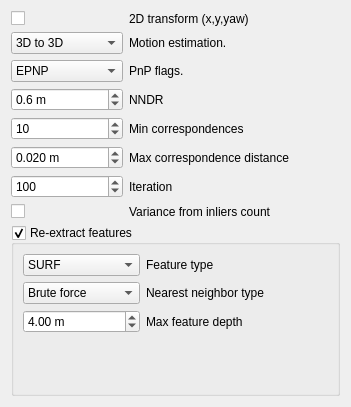
       <widget class="QWidget" name="page_2">
        <property name="geometry">
         <rect>
          <x>0</x>
          <y>0</y>
          <width>351</width>
          <height>407</height>
         </rect>
        </property>
        <attribute name="label">
         <string>Visual constraint</string>
        </attribute>
        <layout class="QVBoxLayout" name="verticalLayout_15">
         <item>
          <layout class="QGridLayout" name="gridLayout_3" columnstretch="0,1">
           <item row="6" column="0">
            <widget class="QSpinBox" name="spinBox_visual_iteration">
             <property name="minimum">
              <number>1</number>
             </property>
             <property name="maximum">
              <number>1000</number>
             </property>
             <property name="value">
              <number>100</number>
             </property>
            </widget>
           </item>
           <item row="0" column="0">
            <widget class="QCheckBox" name="checkBox_visual_2d">
             <property name="text">
              <string/>
             </property>
            </widget>
           </item>
           <item row="5" column="1">
            <widget class="QLabel" name="label_22">
             <property name="text">
              <string>Max correspondence distance</string>
             </property>
            </widget>
           </item>
           <item row="4" column="0">
            <widget class="QSpinBox" name="spinBox_visual_minCorrespondences">
             <property name="minimum">
              <number>3</number>
             </property>
             <property name="maximum">
              <number>1000</number>
             </property>
             <property name="value">
              <number>10</number>
             </property>
            </widget>
           </item>
           <item row="0" column="1">
            <widget class="QLabel" name="label_28">
             <property name="text">
              <string>2D transform (x,y,yaw)</string>
             </property>
            </widget>
           </item>
           <item row="5" column="0">
            <widget class="QDoubleSpinBox" name="doubleSpinBox_visual_maxCorrespDistance">
             <property name="suffix">
              <string> m</string>
             </property>
             <property name="decimals">
              <number>3</number>
             </property>
             <property name="minimum">
              <double>0.001000000000000</double>
             </property>
             <property name="maximum">
              <double>1.000000000000000</double>
             </property>
             <property name="value">
              <double>0.020000000000000</double>
             </property>
            </widget>
           </item>
           <item row="1" column="1">
            <widget class="QLabel" name="label_53">
             <property name="text">
              <string>Motion estimation.</string>
             </property>
            </widget>
           </item>
           <item row="1" column="0">
            <widget class="QComboBox" name="comboBox_estimationType">
             <item>
              <property name="text">
               <string>3D to 3D</string>
              </property>
             </item>
             <item>
              <property name="text">
               <string>3D to 2D (PnP)</string>
              </property>
             </item>
            </widget>
           </item>
           <item row="6" column="1">
            <widget class="QLabel" name="label_23">
             <property name="text">
              <string>Iteration</string>
             </property>
            </widget>
           </item>
           <item row="3" column="0">
            <widget class="QDoubleSpinBox" name="doubleSpinBox_visual_nndr">
             <property name="suffix">
              <string> m</string>
             </property>
             <property name="decimals">
              <number>1</number>
             </property>
             <property name="minimum">
              <double>0.100000000000000</double>
             </property>
             <property name="maximum">
              <double>1.000000000000000</double>
             </property>
             <property name="singleStep">
              <double>0.100000000000000</double>
             </property>
             <property name="value">
              <double>0.600000000000000</double>
             </property>
            </widget>
           </item>
           <item row="3" column="1">
            <widget class="QLabel" name="label_26">
             <property name="text">
              <string>NNDR</string>
             </property>
            </widget>
           </item>
           <item row="4" column="1">
            <widget class="QLabel" name="label_21">
             <property name="text">
              <string>Min correspondences</string>
             </property>
            </widget>
           </item>
           <item row="2" column="1">
            <widget class="QLabel" name="label_65">
             <property name="text">
              <string>PnP flags.</string>
             </property>
            </widget>
           </item>
           <item row="2" column="0">
            <widget class="QComboBox" name="comboBox_pnpFlags">
             <property name="currentIndex">
              <number>1</number>
             </property>
             <item>
              <property name="text">
               <string>Iterative</string>
              </property>
             </item>
             <item>
              <property name="text">
               <string>EPNP</string>
              </property>
             </item>
             <item>
              <property name="text">
               <string>P3P</string>
              </property>
             </item>
            </widget>
           </item>
           <item row="7" column="1">
            <widget class="QLabel" name="label_32">
             <property name="text">
              <string>Variance from inliers count</string>
             </property>
            </widget>
           </item>
           <item row="7" column="0">
            <widget class="QCheckBox" name="checkBox_visual_var_inliers">
             <property name="text">
              <string/>
             </property>
            </widget>
           </item>
          </layout>
         </item>
         <item>
          <widget class="QGroupBox" name="groupBox_visual_recomputeFeatures">
           <property name="title">
            <string>Re-extract features</string>
           </property>
           <property name="checkable">
            <bool>true</bool>
           </property>
           <layout class="QGridLayout" name="gridLayout_11" columnstretch="0,1">
            <item row="0" column="1">
             <widget class="QLabel" name="label_24">
              <property name="text">
               <string>Feature type</string>
              </property>
             </widget>
            </item>
            <item row="0" column="0">
             <widget class="QComboBox" name="comboBox_featureType">
              <property name="currentIndex">
               <number>0</number>
              </property>
              <item>
               <property name="text">
                <string>SURF</string>
               </property>
              </item>
              <item>
               <property name="text">
                <string>SIFT</string>
               </property>
              </item>
              <item>
               <property name="text">
                <string>ORB</string>
               </property>
              </item>
              <item>
               <property name="text">
                <string>FAST+FREAK</string>
               </property>
              </item>
              <item>
               <property name="text">
                <string>FAST+BRIEF</string>
               </property>
              </item>
              <item>
               <property name="text">
                <string>GFTT+FREAK</string>
               </property>
              </item>
              <item>
               <property name="text">
                <string>GFTT+BRIEF</string>
               </property>
              </item>
              <item>
               <property name="text">
                <string>BRISK</string>
               </property>
              </item>
             </widget>
            </item>
            <item row="1" column="1">
             <widget class="QLabel" name="label_25">
              <property name="text">
               <string>Nearest neighbor type</string>
              </property>
             </widget>
            </item>
            <item row="1" column="0">
             <widget class="QComboBox" name="comboBox_nnType">
              <property name="currentIndex">
               <number>3</number>
              </property>
              <item>
               <property name="text">
                <string>FLANN Naive</string>
               </property>
              </item>
              <item>
               <property name="text">
                <string>FLANN Kd-Tree</string>
               </property>
              </item>
              <item>
               <property name="text">
                <string>FLANN LSH</string>
               </property>
              </item>
              <item>
               <property name="text">
                <string>Brute force</string>
               </property>
              </item>
              <item>
               <property name="text">
                <string>Brute force GPU</string>
               </property>
              </item>
             </widget>
            </item>
            <item row="3" column="0">
             <spacer name="verticalSpacer_2">
              <property name="orientation">
               <enum>Qt::Vertical</enum>
              </property>
              <property name="sizeHint" stdset="0">
               <size>
                <width>20</width>
                <height>40</height>
               </size>
              </property>
             </spacer>
            </item>
            <item row="2" column="1">
             <widget class="QLabel" name="label_19">
              <property name="text">
               <string>Max feature depth</string>
              </property>
             </widget>
            </item>
            <item row="2" column="0">
             <widget class="QDoubleSpinBox" name="doubleSpinBox_visual_maxDepth">
              <property name="suffix">
               <string> m</string>
              </property>
              <property name="decimals">
               <number>2</number>
              </property>
              <property name="maximum">
               <double>100.000000000000000</double>
              </property>
              <property name="value">
               <double>4.000000000000000</double>
              </property>
             </widget>
            </item>
           </layout>
          </widget>
         </item>
        </layout>
       </widget>
